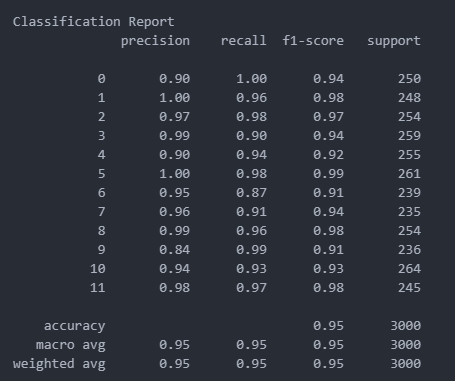
#> input picture image-1.png, 455 x 381 px, given in place of the camera
$ jupyter execute test.ipynb   (text cells are left out)
#> lines starting #> are read from the running program, lines starting #| are printed output that depends on the picture; after the words box and inside, x2 and y2 are one past the last pixel; in counts of white or black regions, pixels touching at a corner belong together
[cell 1]
import cv2

[cell 2]
import cv2

# 初始化摄像头
cap = cv2.VideoCapture(0)

# 读取一帧0
ret, frame = cap.read()
#> frame is the input picture: shape (381, 455, 3); mean B, G, R 57.8, 49.6, 45.5

if ret:

    cv2.imshow('Webcam Snapshot', frame)

    cv2.waitKey(0)

    cv2.imwrite('snapshot.jpg', frame)
else:
    print("无法捕捉到图像")

cap.release()

cv2.destroyAllWindows()

[cell 3]
import cv2

backSub = cv2.createBackgroundSubtractorMOG2()

cap = cv2.VideoCapture(0)

while True:
    ret, frame = cap.read()
    if not ret:
        break
    fgMask = backSub.apply(frame)
#> fgMask: shape (381, 455); every value is 127

    cv2.imshow('Frame', frame)
    cv2.imshow('Foreground Mask', fgMask)

    keyboard = cv2.waitKey(30)
#> (key q is pressed here)
    if keyboard == 'q' or keyboard == 27:
        break

cap.release()
cv2.destroyAllWindows()

[cell 4]
import cv2

cap = cv2.VideoCapture(0)

while True:
    ret, frame = cap.read()
    if not ret:
        break

    gray = cv2.cvtColor(frame, cv2.COLOR_BGR2GRAY)

    blurred = cv2.GaussianBlur(gray, (5, 5), 0)
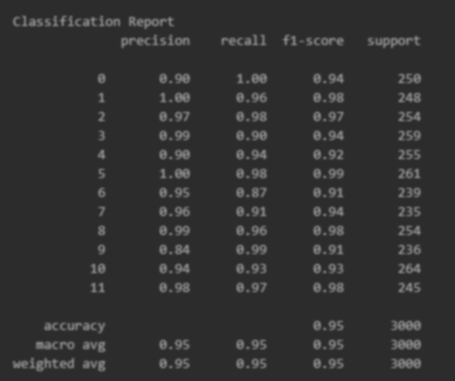
#> blurred: shape (381, 455); min 44, max 136, mean 49.6

    edged = cv2.Canny(blurred, 30, 150)
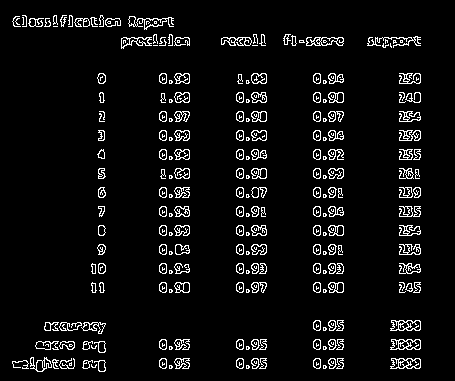
#> edged: shape (381, 455); 5.9% white in thin lines or dots, all inside (x1, y1, x2, y2) = (12, 15, 421, 372)

    contours, _ = cv2.findContours(edged.copy(), cv2.RETR_EXTERNAL, cv2.CHAIN_APPROX_SIMPLE)
#> contours = 231 contours, 90 with area under 20; largest, box (x1, y1, x2, y2) and area: (390, 358, 421, 369) 258, (390, 339, 421, 350) 258, (390, 320, 421, 331) 258, (128, 16, 174, 30) 210, (306, 37, 344, 46) 209

    cv2.drawContours(frame, contours, -1, (0, 255, 0), 2)
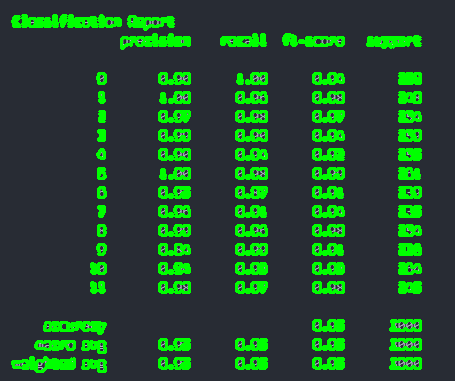
#> frame: shape (381, 455, 3); 14.05% of pixels changed, all inside (x1, y1, x2, y2) = (11, 14, 422, 373)

    cv2.imshow('Contours', frame)

    if cv2.waitKey(1) & 0xFF == ord('q'):
#> (key q is pressed here)
        break

cap.release()
cv2.destroyAllWindows()
